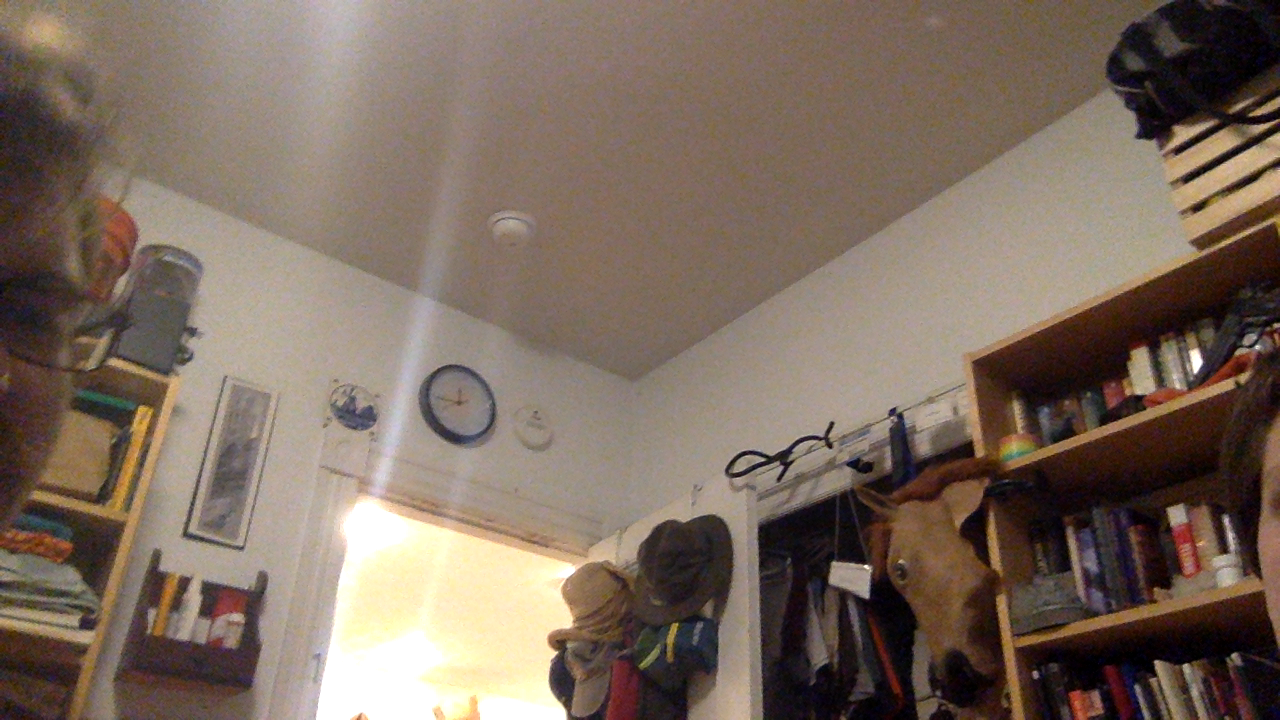
#> input picture myimage.png, 1280 x 720 px
$ python contour_test.py   (Python 2 division)
#> lines starting #> are read from the running program, lines starting #| are printed output that depends on the picture; after the words box and inside, x2 and y2 are one past the last pixel; in counts of white or black regions, pixels touching at a corner belong together
import cv2
import numpy as np

#cap = cv2.VideoCapture(0)

def draw(num):
    cv2.drawContours(frame, contours, num, (128,255,0), 3)
    cv2.imshow('res',cv2.pyrDown(frame))

cv2.namedWindow('image')
cv2.createTrackbar('Contour','image',0,10,draw)
#cv2.createTrackbar('Max Edge','image',200,255,nothing)

# Take each frame
#_, frame = cap.read()
frame = cv2.imread('myimage.png')
#> frame is the input picture: shape (720, 1280, 3); mean B, G, R 95.3, 107.9, 124.3
gray = cv2.cvtColor(frame, cv2.COLOR_BGR2GRAY)
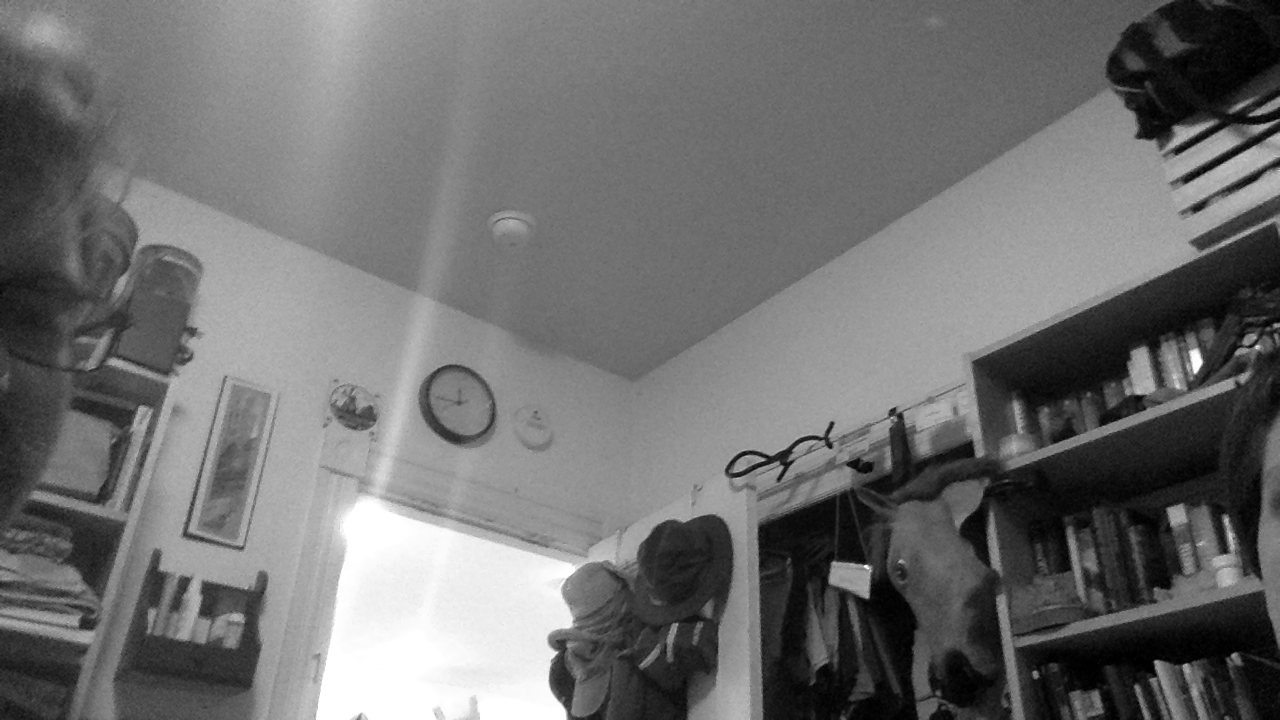
#> gray: shape (720, 1280); min 0, max 255, mean 111.3
edges = cv2.Canny(gray,100,200)
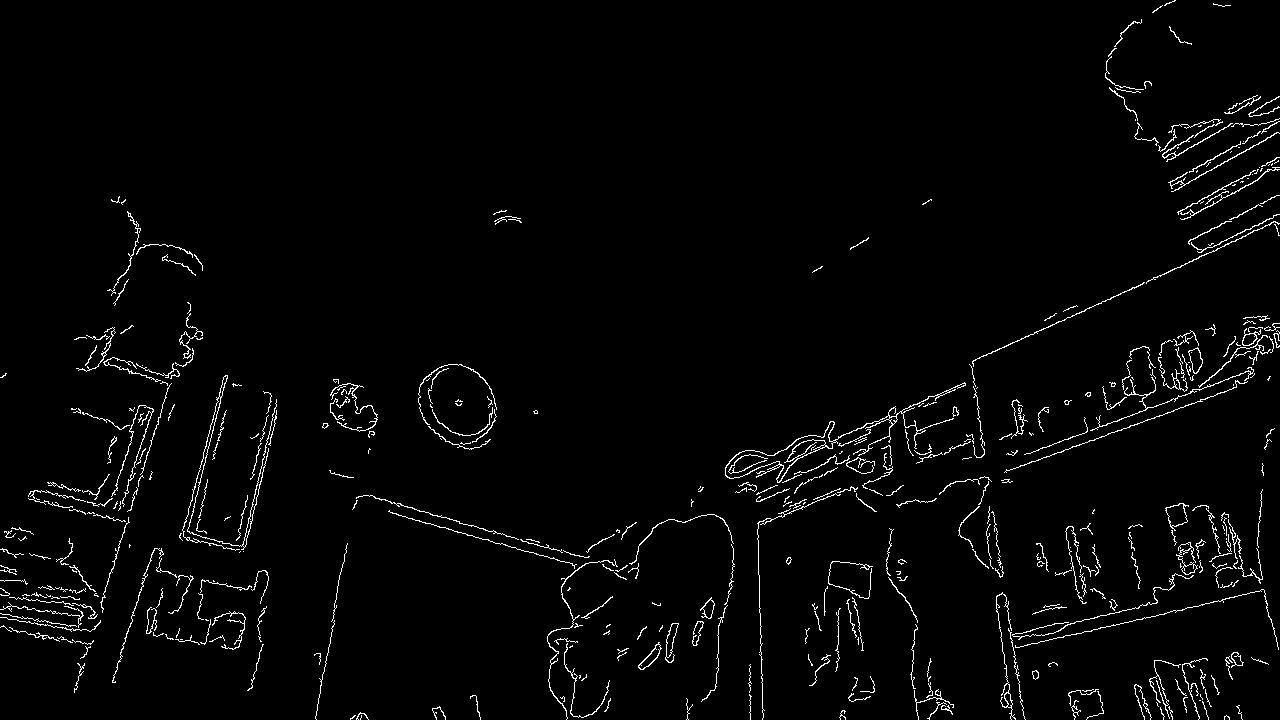
#> edges: shape (720, 1280); 2.4% white in thin lines or dots

kernel = np.ones((5,5),np.uint8)
#erosion = cv2.erode(edges,kernel,iterations = 1)
edges = cv2.dilate(edges,kernel,iterations = 5) # really chunks it up
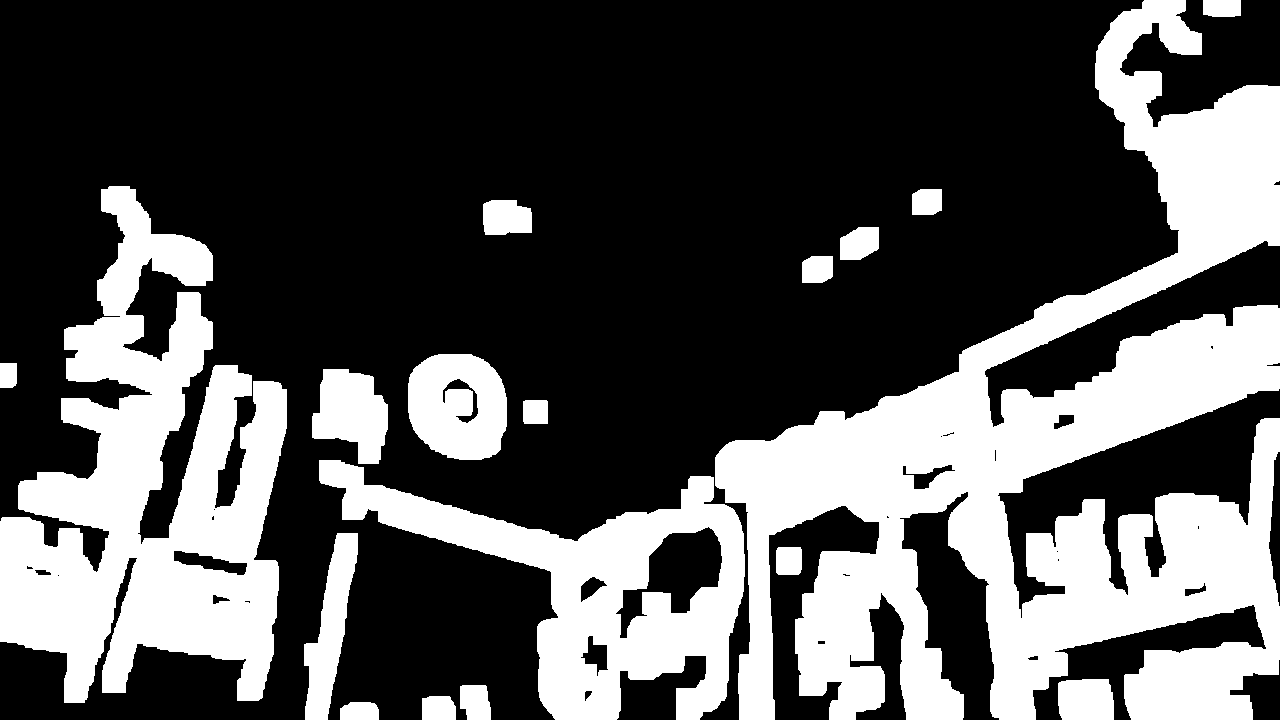
#> edges: shape (720, 1280); 33.1% white; 18 white regions
#ret2,edges = cv2.threshold(gray,0,255,cv2.THRESH_BINARY+cv2.THRESH_OTSU)
#ret,thresh = cv2.threshold(gray,50,255,cv2.THRESH_BINARY)
#print cv2.findContours(edges,cv2.RETR_TREE,cv2.CHAIN_APPROX_SIMPLE)[0]

contours,hierarchy= cv2.findContours(edges,cv2.RETR_TREE,cv2.CHAIN_APPROX_SIMPLE)[-2:]
#> contours = 46 contours, 14 with area under 20; largest, box (x1, y1, x2, y2) and area: (715, 0, 1280, 720) 159026, (0, 186, 287, 703) 74631, (319, 460, 745, 720) 43829, (408, 354, 507, 460) 8647, (615, 526, 723, 639) 5254
#contours,hierarchy= cv2.findContours(edges,cv2.RETR_TREE,cv2.CHAIN_APPROX_NONE)[-2:]
#cv2.drawContours(frame, contours, -1, (128,255,0), 3)
cv2.drawContours(frame, contours, 5, (128,255,0), 3)
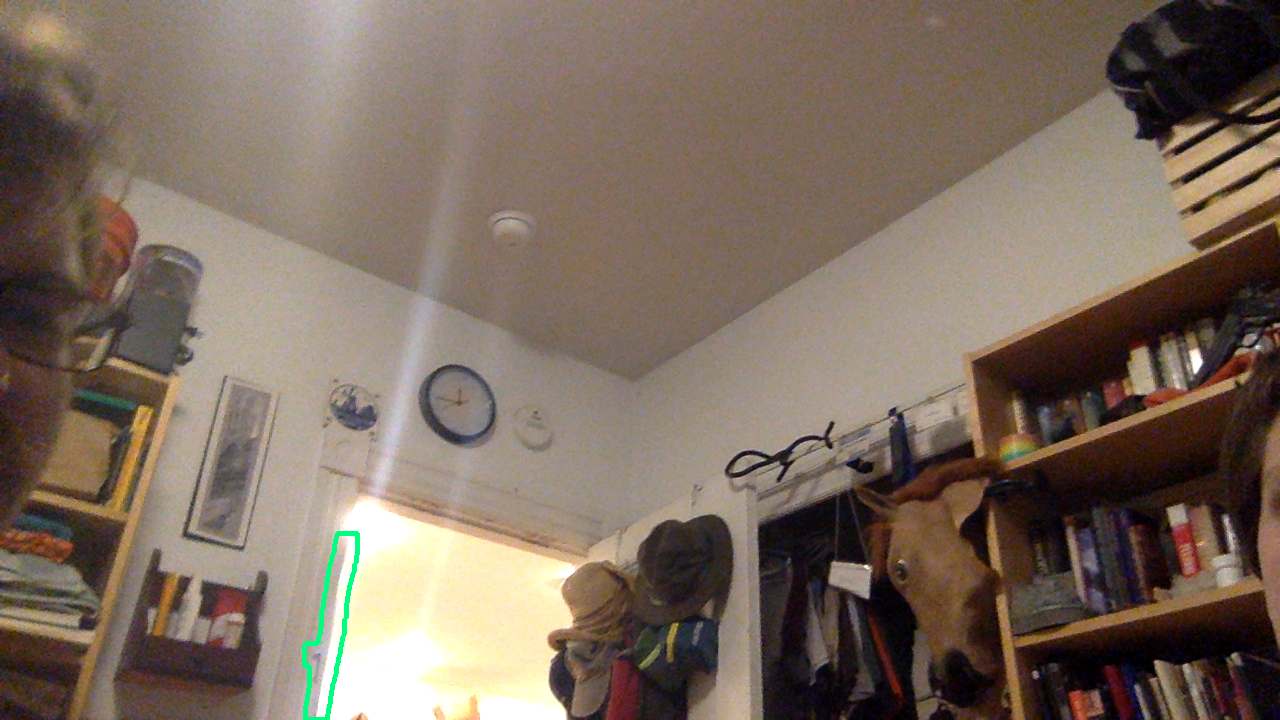
#> frame: shape (720, 1280, 3); 0.23% of pixels changed, all inside (x1, y1, x2, y2) = (302, 531, 360, 720)

cnt = contours[0]
#> cnt = contour of 15 points, box (x1, y1, x2, y2) (340, 702, 379, 720), area 594
print cnt[0][0][0] # this is the format. contours is an array of double arrays. What the hell.
#| 350
M = cv2.moments(cnt)
#> M = moments, m00 594.5, centre m10/m00, m01/m00 = (359.3, 711.1)
print M
#> (printed output is left out)
x,y,w,h = cv2.boundingRect(cnt)
#> x = 340; y = 702; w = 39; h = 18
cv2.rectangle(frame,(x,y),(x+w,y+h),(0,0,255),2)
#> frame: shape (720, 1280, 3); 0.03% of pixels changed, all inside (x1, y1, x2, y2) = (339, 701, 381, 720)

cx = int(M['m10']/M['m00'])
#> cx = 359
cy = int(M['m01']/M['m00'])
#> cy = 711

cv2.imshow('res',cv2.pyrDown(frame))
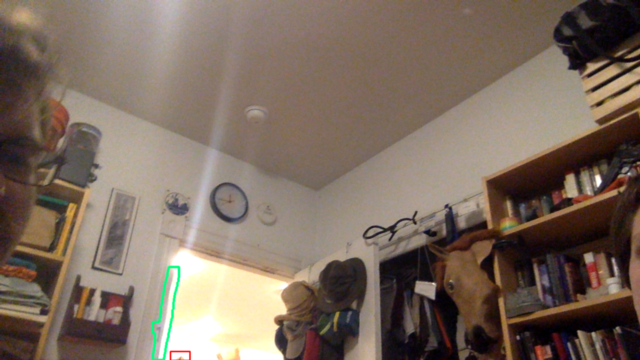
#> window 'res': shape (360, 640, 3); mean B, G, R 95, 107.9, 123.8
if cv2.waitKey(0) & 0xff == 27:
#> (key Esc is pressed here)
    cv2.destroyAllWindows()

$ run again, with left.jpg saved as myimage.png
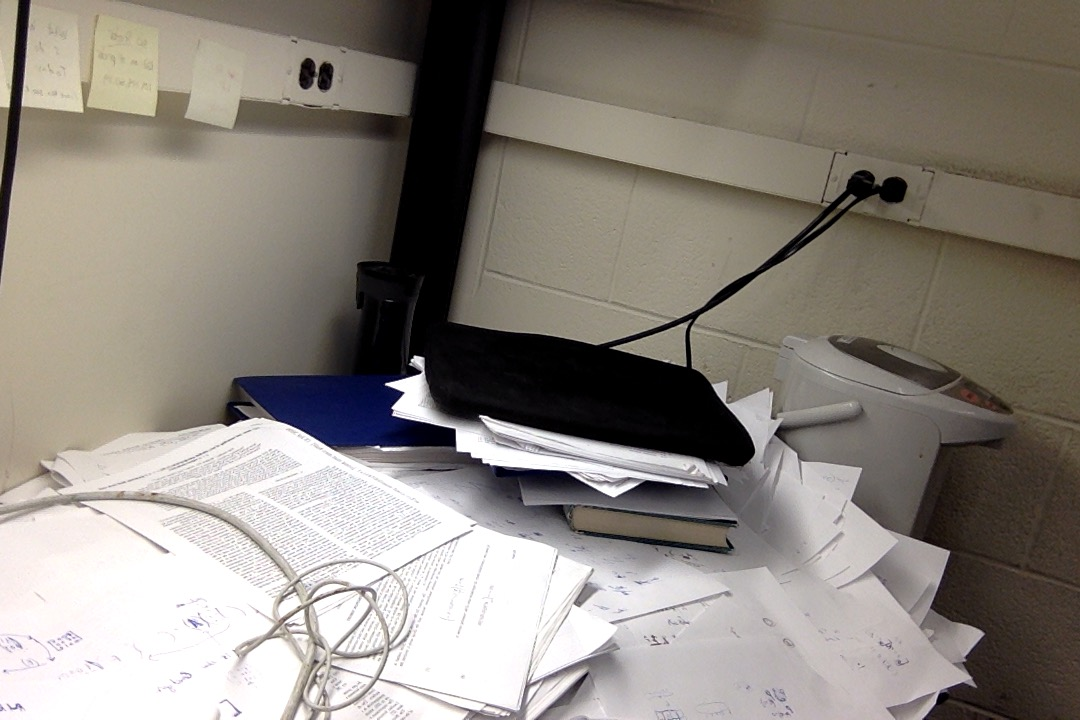
#> input picture left.jpg, 1080 x 720 px
#> frame is the input picture: shape (720, 1080, 3); mean B, G, R 125.8, 133.3, 139.5
#> `edges = cv2.dilate(edges,kernel,iterations = 5)`:
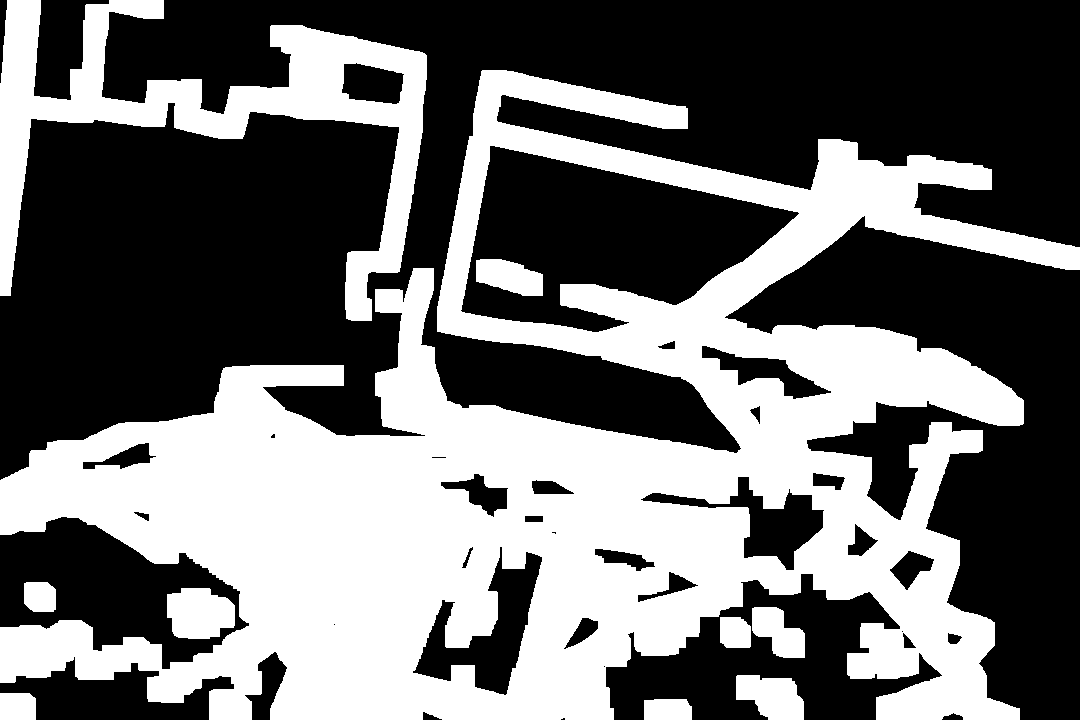
#> edges: shape (720, 1080); 42.7% white; 10 white regions
#> contours = 37 contours, 5 with area under 20; largest, box (x1, y1, x2, y2) and area: (0, 70, 1080, 720) 338307, (460, 145, 800, 333) 37019, (0, 0, 427, 321) 35410, (412, 546, 543, 696) 7348, (640, 476, 825, 571) 5126
#> cnt = contour of 13 points, box (x1, y1, x2, y2) (644, 699, 692, 720), area 906
#| 654
#> M = moments, m00 906.5, centre m10/m00, m01/m00 = (667.1, 709.3)
#> (printed output is left out)
#> x = 644; y = 699; w = 48; h = 21
#> cx = 667
#> cy = 709
#> `cv2.imshow('res',cv2.pyrDown(frame))`:
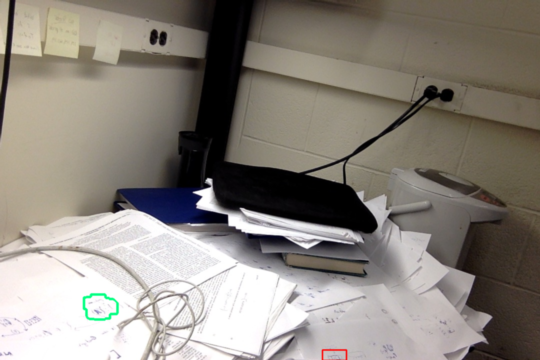
#> window 'res': shape (360, 540, 3); mean B, G, R 125.6, 133.2, 139.2

$ run again, with right.jpg saved as myimage.png
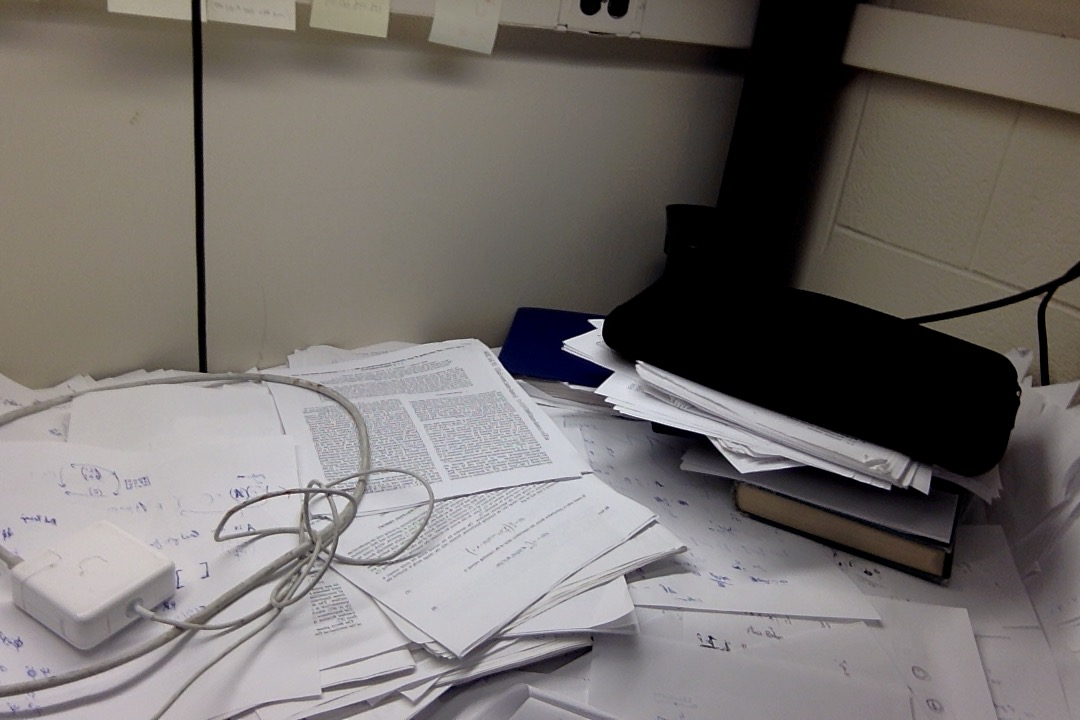
#> input picture right.jpg, 1080 x 720 px
#> frame is the input picture: shape (720, 1080, 3); mean B, G, R 109.1, 112.1, 117.1
#> `edges = cv2.dilate(edges,kernel,iterations = 5)`:
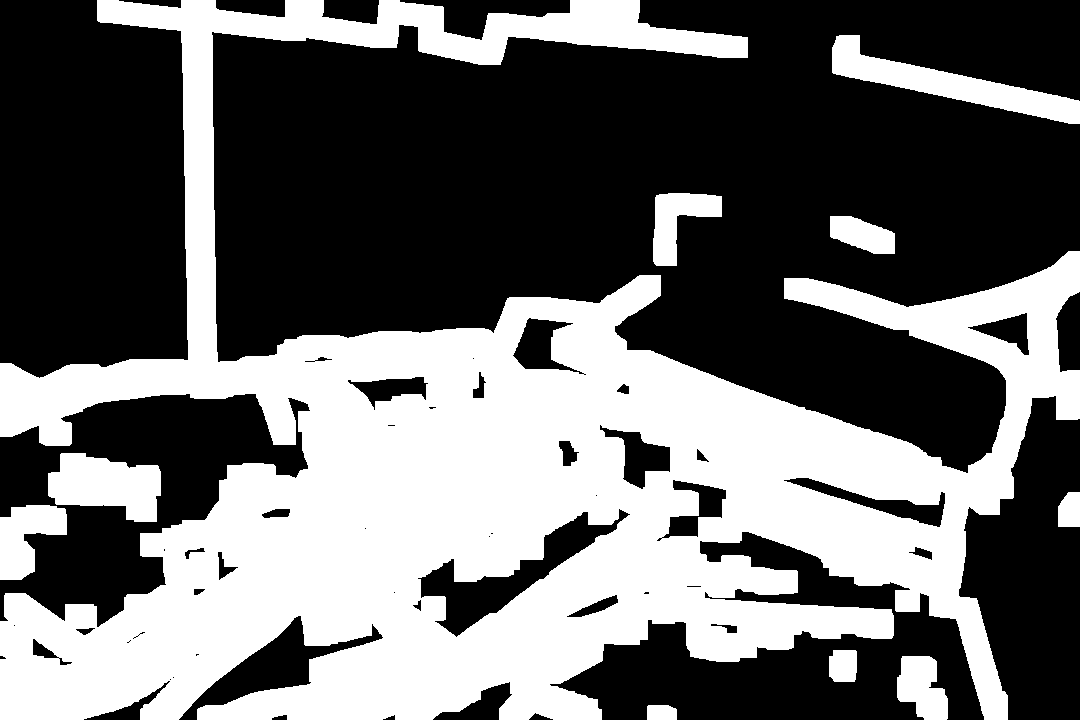
#> edges: shape (720, 1080); 41.2% white; 10 white regions
#> contours = 60 contours, 25 with area under 20; largest, box (x1, y1, x2, y2) and area: (0, 0, 1080, 720) 310208, (417, 508, 631, 638) 6711, (832, 35, 1080, 124) 6386, (48, 453, 161, 522) 5226, (0, 505, 67, 580) 3037
#> cnt = contour of 12 points, box (x1, y1, x2, y2) (647, 705, 677, 720), area 388
#| 648
#> M = moments, m00 388.5, centre m10/m00, m01/m00 = (661, 712.3)
#> (printed output is left out)
#> x = 647; y = 705; w = 30; h = 15
#> cx = 661
#> cy = 712
#> `cv2.imshow('res',cv2.pyrDown(frame))`:
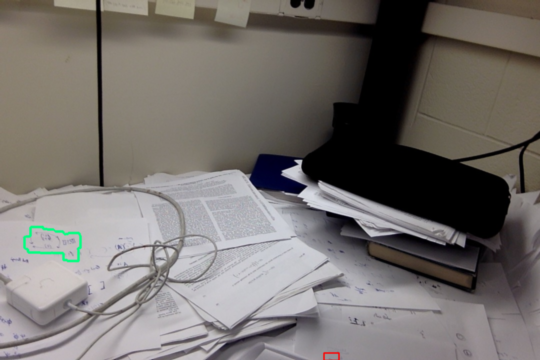
#> window 'res': shape (360, 540, 3); mean B, G, R 108.9, 112.2, 116.7
